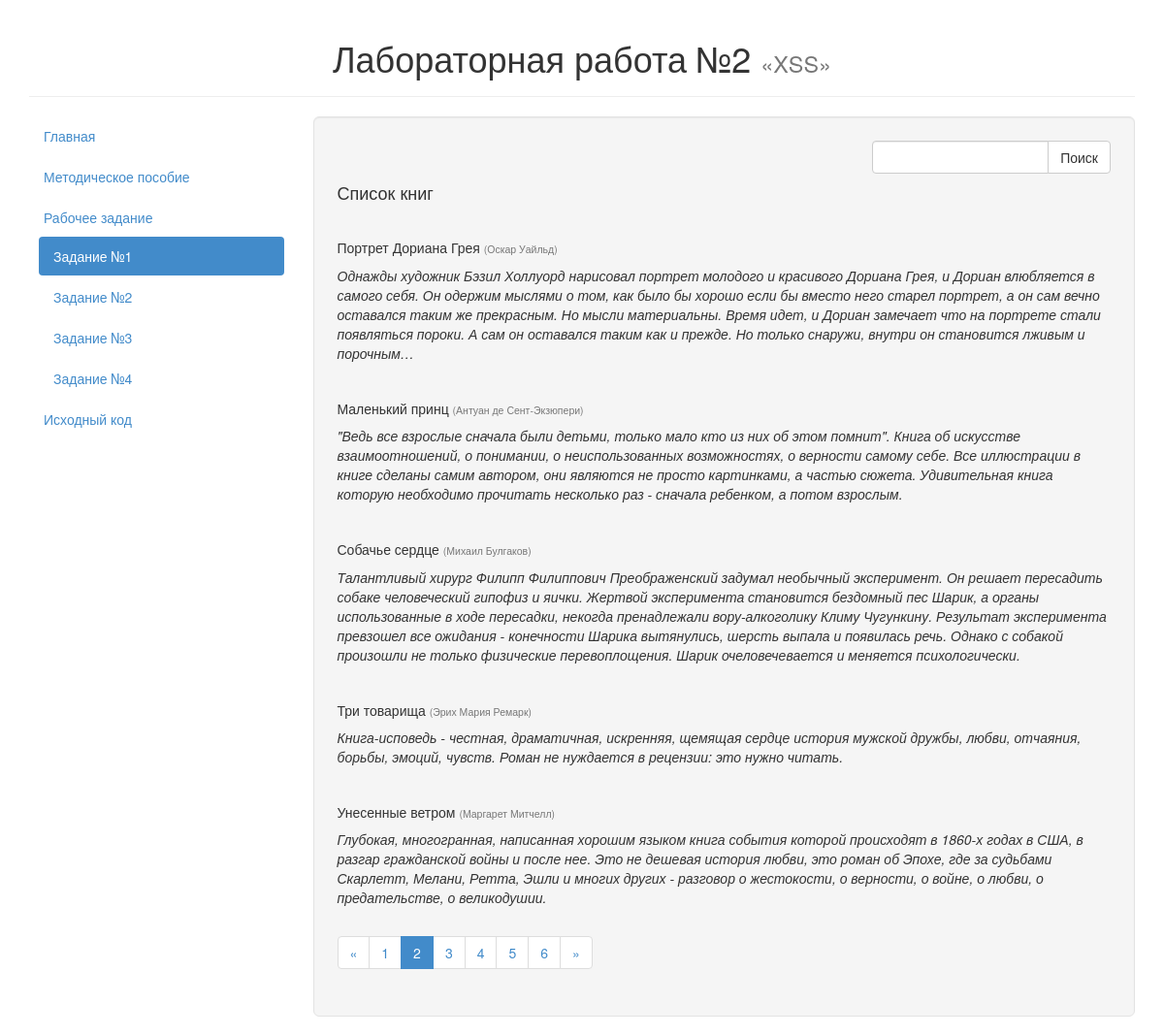
The app's page /cases/1/index.php?page=2 with its own data.
### tables this page shows
CREATE TABLE `books` (
    `id` INTEGER PRIMARY KEY AUTO_INCREMENT,
    `title` VARCHAR(255),
    `author` VARCHAR(255),
    `review` TEXT
);

### cases/1/index.php (the view, shortened to what this page needs)
<!DOCTYPE html>
<html lang="ru">
	<head>
		<link href="../../css/bootstrap.min.css" rel="stylesheet">
	</head>
	<body>
		<div class="container">
			<div class="page-header">
				<h1 class="text-center">Лабораторная работа №2 <small>&laquo;XSS&raquo;</small></h1>
			</div>
			<div class="row">
				<div class="col-md-3">
					<ul class="nav nav-pills nav-stacked">
						<li><a href="../../">Главная</a></li>
						<li><a href="../../documentation.html">Методическое пособие</a></li>
						<li>
							<a href="#">Рабочее задание</a>
							<ul class="nav nav-pills nav-stacked nav-inner">
								<li class="active"><a href=".">Задание №1</a></li>
								<li><a href="../2/">Задание №2</a></li>
								<li><a href="../3/">Задание №3</a></li>
								<li><a href="../4/">Задание №4</a></li>
							</ul>
						</li>
						<li><a href="https://github.com/toogle/sql-lab" target="_blank">Исходный код</a></li>
					</ul>
				</div>
				<div class="col-md-9">
					<div class="well well-lg">
						<div class="row">
							<div class="col-md-4 pull-right">
								<form class="form-inline" method="GET" role="form">
									<div class="input-group">
										<input type="text" class="form-control" name="q" required>
										<span class="input-group-btn">
											<button type="submit" class="btn btn-default">Поиск</button>
										</span>
									</div>
								</form>
							</div>
						</div>
						<?php
						$conn = mysqli_connect('localhost', 'xss-lab', 'xss-lab', 'xss-lab');
						mysqli_query($conn, "SET NAMES utf8");
						mysqli_query($conn, "SET CHARACTER SET utf8");
						mysqli_set_charset($conn, 'utf8');
						if (isset($_GET['q']))
							echo "<h4>Результаты поиска по запросу «${_GET['q']}»:</h4>";
						else
							echo '<h4>Список книг</h4>';
						$page = isset($_GET['page']) ? intval($_GET['page']) : 1;
						$sql = "SELECT title, author, review FROM books";
						$sql .= "  LIMIT " . ITEMS_PER_PAGE .
						        "  OFFSET " . ($page - 1) * ITEMS_PER_PAGE;
						$res = mysqli_query($conn, $sql);
						if ($res) {
							while ($row = mysqli_fetch_assoc($res)) {
								echo '<div class="review">',
								     "  <h5>${row['title']} <small>(${row['author']})</small></h5>",
								     "  <p><i>${row['review']}</i></p>",
								     '</div>';
							}
							$sql = "SELECT COUNT(1) AS count FROM books";
							$res = mysqli_query($conn, $sql);
							if ($res) {
								$row = mysqli_fetch_assoc($res);
								$count = $row['count'];
								if ($count > 0) {
									echo '<ul class="pagination">';
									if ($page > 1)
										echo '<li><a href="?page=' . ($page - 1) . (isset($_GET['q']) ? "&q=${_GET['q']}" : '') . '">&laquo;</a></li>';
									else
										echo '<li class="disabled"><a href="#">&laquo;</a></li>';
									for ($i = 1; $i <= ceil($count / ITEMS_PER_PAGE); $i++) {
										echo ($i == $page) ? '<li class="active">' : '<li>';
										echo '  <a href="?page=' . $i . (isset($_GET['q']) ? "&q=${_GET['q']}" : '') . '">' . $i . '</a>';
										echo '</li>';
									}
									if ($page < ceil($count / ITEMS_PER_PAGE))
										echo '<li><a href="?page=' . ($page + 1) . (isset($_GET['q']) ? "&q=${_GET['q']}" : '') . '">&raquo;</a></li>';
									else
										echo '<li class="disabled"><a href="#">&raquo;</a></li>';
									echo '</ul>';
								}
							}
						}
						?>
					</div>
				</div>
			</div>
		</div>
	</body>
</html>

### cases/1/index.php (style rules this page uses)
.nav-inner { margin-left: 10px; }
.review { margin-top: 40px; }

### records on screen
books: title "Портрет Дориана Грея", author "Оскар Уайльд", review "Однажды художник Бэзил Холлуорд нарисовал портрет молодого и красивого Дориана Грея, и Дориан влюбляется в самого себя. Он одержим мыслями о том, как было бы хорошо если бы вместо него старел портрет, а он сам вечно оставался таким же прекрасным. Но мысли материальны. Время идет, и Дориан замечает что на портрете стали появляться пороки. А сам он оставался таким как и прежде. Но только снаружи, внутри он становится лживым и порочным…"
books: title "Маленький принц", author "Антуан де Сент-Экзюпери", review "\"Ведь все взрослые сначала были детьми, только мало кто из них об этом помнит\". Книга об искусстве взаимоотношений, о понимании, о неиспользованных возможностях, о верности самому себе. Все иллюстрации в книге сделаны самим автором, они являются не просто картинками, а частью сюжета. Удивительная книга которую необходимо прочитать несколько раз - сначала ребенком, а потом взрослым."
books: title "Собачье сердце", author "Михаил Булгаков", review "Талантливый хирург Филипп Филиппович Преображенский задумал необычный эксперимент. Он решает пересадить собаке человеческий гипофиз и яички. Жертвой эксперимента становится бездомный пес Шарик, а органы использованные в ходе пересадки, некогда пренадлежали вору-алкоголику Климу Чугункину. Результат эксперимента превзошел все ожидания - конечности Шарика вытянулись, шерсть выпала и появилась речь. Однако с собакой произошли не только физические перевоплощения. Шарик очеловечевается и меняется психологически."
books: title "Три товарища", author "Эрих Мария Ремарк", review "Книга-исповедь - честная, драматичная, искренняя, щемящая сердце история мужской дружбы, любви, отчаяния, борьбы, эмоций, чувств. Роман не нуждается в рецензии: это нужно читать."
books: title "Унесенные ветром", author "Маргарет Митчелл", review "Глубокая, многогранная, написанная хорошим языком книга события которой происходят в 1860-х годах в США, в разгар гражданской войны и после нее. Это не дешевая история любви, это роман об Эпохе, где за судьбами Скарлетт, Мелани, Ретта, Эшли и многих других - разговор о жестокости, о верности, о войне, о любви, о предательстве, о великодушии."
